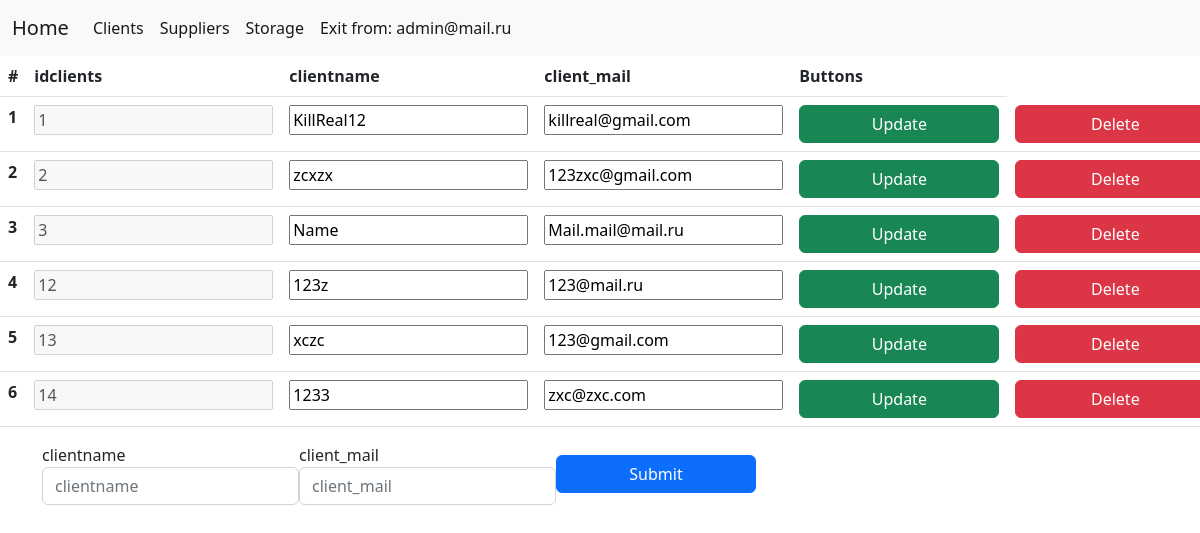
The app's page /clients/clients.php (signed in) with its own data.
### tables this page shows
CREATE TABLE `clients` (
  `idclients` int NOT NULL AUTO_INCREMENT,
  `clientname` varchar(45) NOT NULL,
  `client_mail` varchar(100) NOT NULL,
  PRIMARY KEY (`idclients`),
  UNIQUE KEY `idclients_UNIQUE` (`idclients`)
);

### clients/clients.php (the view, shortened to what this page needs)
<?php
require_once "../util/database.php";
$req=mysqli_query($mysql,"SELECT * FROM clients");
$req1=mysqli_query($mysql,"SELECT * FROM clients");
$vals = mysqli_fetch_assoc($req1);
$req1 = mysqli_fetch_all($req);
$fields[] = [];
$i = 1;
?>
<!DOCTYPE html>
<html lang="en">
<head>
    <link rel="stylesheet" href="../source/bootstrap/css/bootstrap.min.css"/>
    <link rel="stylesheet" href="../source/style.css"/>
</head>
<body>
    <nav class="navbar navbar-expand-lg bg-light">
            <div class="container-fluid">
                <a class="navbar-brand" href="../"> Home </a>
                <div class="collapse navbar-collapse">
                    <ul class="navbar-nav me-auto mb-12 mb-lg-0">
                        <li class="nav-item">
                            <a class="nav-link active" href="../clients/clients.php">Clients </a>
                        </li>
                        <li class="nav-item">
                            <a class="nav-link active" aria-current="page" href="../suppliers/suppliers.php">Suppliers</a>
                        </li>
                        <li class="nav-item">
                            <a class="nav-link active" aria-current="page" href="../storage/storage.php">Storage</a>
                        </li>
                        <li class="nav-item">
                            <a class="nav-link active" aria-current="page" href="../util/exit.php">Exit from: <?=$_SESSION['usermail']?></a>
                        </li>
                    </ul>
                </div>
            </div>
        </nav>
        <table class="table">
            <thead class="thead-light">
                <tr>
                    <th scope="col">#</th>
                    <?php
                    foreach($vals as $key => $value){
                        echo('<th scope="col">'.$key.'</th>');
                        array_push($fields,$key);
                        }
                    ?>
                    <th>Buttons</th>
                </tr>
            </thead>
            <tbody>
                <?php
                    foreach($req1 as $key => $val){
                    $j = 0;
                    echo('<tr>');
                    echo('<th scope="row">'.$i.'</th>');
                    ?>
                    <form action="CRUD/update.php" class="formtb" method="POST" id=<?php echo("tb".$key)?> >
                    <?php
                    foreach($val as $data){
                        if($j == 0)
                        {
                            echo('<td> <input type="text" disabled  name="'."item".$j.'" placeholder="'.$data.'" value="'.$data.'">');
                            echo('</td>');
                        }
                        else{
                            echo('<td> <input type="text" id="'."idtb".$j.$key.'" name="'."item".$j.'" placeholder="'.$data.'" value="'.$data.'"></td>');
                        }
                        $j++;
                    }
                    echo('<td><button type="submit" class="btn btn-success">Update</button></td>');
                    ?>
                    </form>
                    <?php
                    echo('<td> <a href="CRUD/delete.php?id='.$val[0].'"><button class="btn btn-danger">Delete</button></a></td>');
                    echo('</tr>');
                    $i++;
                    }?>
            </tbody>
        </table>
        <div class="container">
            <form action="./CRUD/create.php" method="POST" id="form">
                <div style="display:flex;" class="form-row align-items-center">
                    <?php
                        for($i = 2; $i <= sizeof($vals); $i++){
                    ?>
                        <div class="col-auto">
                            <label class="sr-only" for="inlineFormInput" ><?=$fields[$i]?></label>
                            <input type="text" class="form-control mb-2" name="name_<?=$i?>" required  id="id_<?=$i?>" placeholder="<?=$fields[$i]?>">
                        </div>
                    <?php }?>
                    <div class="col-auto">
                        <button type="submit" class="btn btn-primary mb-2" action=>Submit</button>
                    </div>
                </div>
            </form>
        </div>
</body>
</html>

### source/style.css (style rules this page uses)
button { min-width: 200px; }
a { outline: none; text-decoration: none; color:#000; }

### records on screen
clients: item0 "1", item1 "KillReal12", item2 "killreal@gmail.com"
clients: item0 "2", item1 "zcxzx", item2 "123zxc@gmail.com"
clients: item0 "3", item1 "Name", item2 "Mail.mail@mail.ru"
clients: item0 "12", item1 "123z", item2 "123@mail.ru"
clients: item0 "13", item1 "xczc", item2 "123@gmail.com"
clients: item0 "14", item1 "1233", item2 "zxc@zxc.com"

### other values on screen
$_SESSION['usermail'] "admin@mail.ru"
$key "idclients"
$key "clientname"
$key "client_mail"
$fields[$i] "clientname"
$fields[$i] "client_mail"
